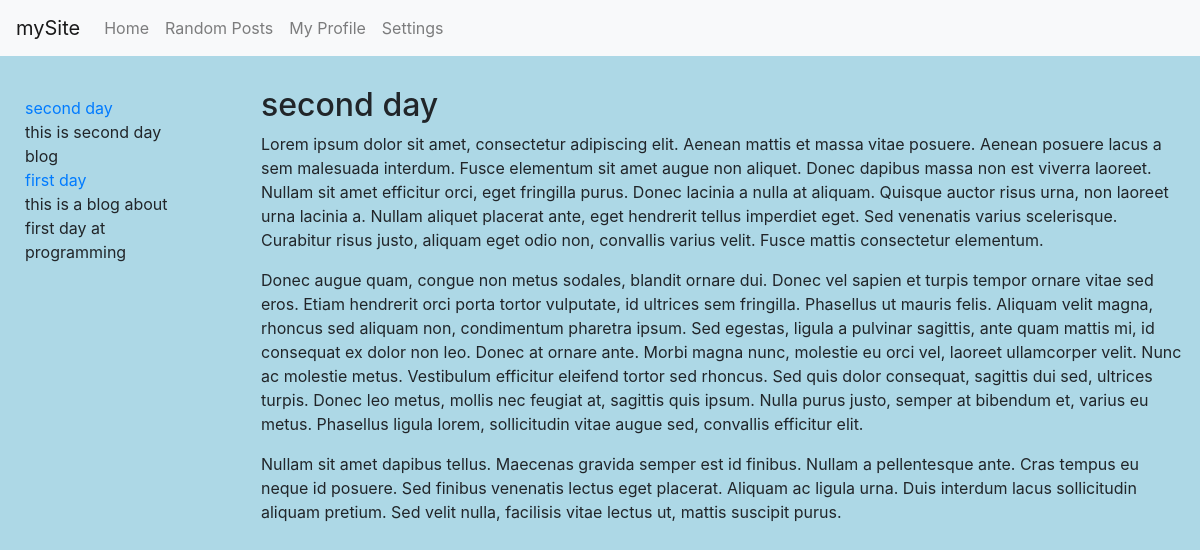
Page /post/secoond-day on the committed database.
### blog/models.py (models this page shows, shortened)
class Post(models.Model):
    title = models.CharField(max_length=225)
    slug = models.SlugField(max_length=225, unique=True)
    summary = models.CharField(max_length=300)
    content = models.TextField()
    published = models.BooleanField(default=True)
    created = models.DateTimeField(auto_now_add=True)
    image = models.ImageField(upload_to='img')
    class Meta:
        ordering = ['-created']

### blog/views.py (the view)
# urls.py: url(r'^post/(.*)$', blog_views.post),
def post(requests, slug):
    print(slug)
    posts = Post.objects.all()
    return render_to_response('post.html', {
        'post': get_object_or_404(Post, slug=slug),
        'posts':posts
    })

### blog/templates/post.html (shortened to what this page needs)
{% extends 'single-template.html' %}
    {% block entry %}
        <h2>{{ post.title }}</h2>
        <div>
            {{ post.content|linebreaks }}
        </div>
    {% endblock %}

### blog/templates/single-template.html (shortened to what this page needs)
<!DOCTYPE html>
{% extends 'base.html' %}
{% block content %}
<body>
<div class="row">
  <div class="left_column" >
    {% for post in posts %}
      <div>
          <div class="summary-title"><a href="/post/{{ post.slug }}">{{ post.title }}</a> </div>
          <div class="summary">{{ post.summary }}</div>
      </div>
      {% endfor %}
  </div>
  <div class="right_column" >
      <div>
        {% block entry %}
        {% endblock %}
    </div>
  </div>
</div>
</body>
{% endblock %}

### blog/static/css/stylesheet.css (style rules this page uses)
body { background:#ADD8E6 !important; }

### blog/templates/single-template.html (style rules this page uses)
* { box-sizing: border-box; }
.right_column { float: left; width: 80%; padding: 30px; height: 300px; }
.left_column { float: left; width: 20%; padding: 40px; height: 300px; }
.row:after { content: ""; display: table; clear: both; }

### rows in the picture
Post: title "second day", summary "this is second day blog", content "Lorem ipsum dolor sit amet, consectetur adipiscing elit. Aenean mattis et massa vitae posuere. Aenean posuere lacus a sem malesuada interdum. Fusce elementum sit amet augue non aliquet. Donec dapibus massa non est viverra laoreet. Nullam sit amet efficitur orci, eget fringilla purus. Donec lacinia a nulla at aliquam. Quisque auctor risus urna, non laoreet urna lacinia a. Nullam aliquet placerat ante, eget hendrerit tellus imperdiet eget. Sed venenatis varius scelerisque. Curabitur risus justo, aliquam eget odio non, convallis varius velit. Fusce mattis consectetur elementum. Donec augue quam, congue non metus sodales, blandit ornare dui. Donec vel sapien et turpis tempor ornare vitae sed…"
Post: title "first day", summary "this is a blog about first day at programming"
